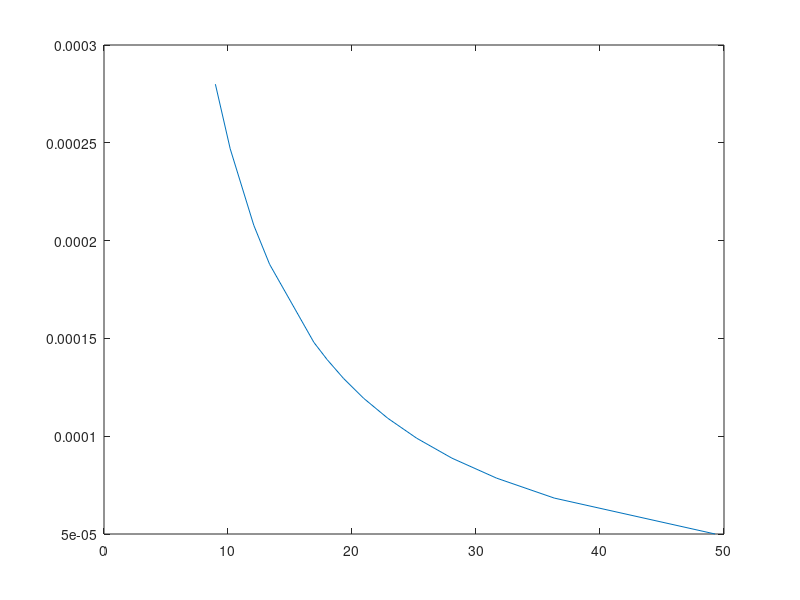

Write the MATLAB code that produced this figure. (Note: this script raises an error after producing the figure.)
xx=[49.2854,5e-5;...
    36.3108,6.8368e-5;...
    31.6556,7.8572e-5;...
    28.0584,8.8776e-5;...
    25.2143,9.898e-5;...
    22.8833,1.09184e-4;...
    20.938,1.19388e-4;...
    19.3087,1.29592e-4;...
    17.9953,1.39161e-4;...
    16.9262,1.47959e-4;...
    13.3529 1.87907e-4;...
    12.0788,2.07845e-4;...
    10.1771,2.46943e-4;...
    8.9823,2.79967e-4]; 
plot(xx(:,1),xx(:,2));
% f=fit(xx(:,1),xx(:,2),'exp1');
%         text(.1, 0.25,['ae^{bx}',newline,'a=',num2str(f.a,'%.3f'),newline,'b=',num2str(f.b,'%.3f')],'fontsize',16,'units','normalized')
%         yf=f.a*exp(f.b*x);
%    plot(f,xx(:,1),xx(:,2))


f=fit(xx(:,1),xx(:,2),'power1');
yf=f.a*x.^f.b;
plot(f,xx(:,1),xx(:,2))
